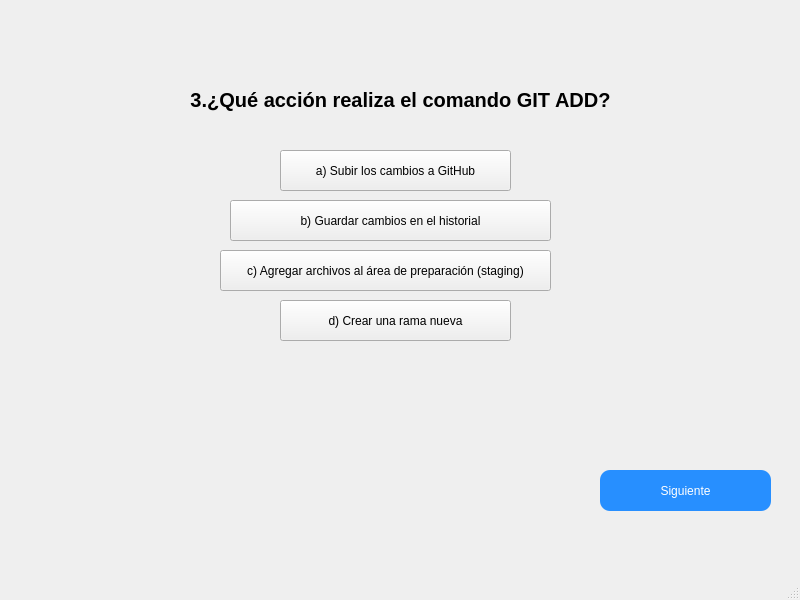
<?xml version="1.0" encoding="UTF-8"?>
<ui version="4.0">
 <class>MainWindow</class>
 <widget class="QMainWindow" name="MainWindow">
  <property name="geometry">
   <rect>
    <x>0</x>
    <y>0</y>
    <width>800</width>
    <height>600</height>
   </rect>
  </property>
  <property name="windowTitle">
   <string>MainWindow</string>
  </property>
  <widget class="QWidget" name="centralwidget">
   <widget class="QPushButton" name="pushButton_6">
    <property name="geometry">
     <rect>
      <x>600</x>
      <y>470</y>
      <width>171</width>
      <height>41</height>
     </rect>
    </property>
    <property name="styleSheet">
     <string notr="true">background-color: rgb(39, 143, 255);


color: rgb(255, 255, 255);


font: 10pt &quot;Arial Rounded MT Bold&quot;;


border-radius: 10px;</string>
    </property>
    <property name="text">
     <string>Siguiente</string>
    </property>
   </widget>
   <widget class="QLabel" name="label_3">
    <property name="geometry">
     <rect>
      <x>80</x>
      <y>-100</y>
      <width>641</width>
      <height>401</height>
     </rect>
    </property>
    <property name="font">
     <font>
      <pointsize>15</pointsize>
      <weight>75</weight>
      <bold>true</bold>
     </font>
    </property>
    <property name="text">
     <string>&lt;html&gt;&lt;head/&gt;&lt;body&gt;&lt;p align=&quot;center&quot;&gt;3.¿Qué acción realiza el comando GIT ADD?&lt;/p&gt;&lt;/body&gt;&lt;/html&gt;</string>
    </property>
   </widget>
   <widget class="QPushButton" name="pushButton_3">
    <property name="geometry">
     <rect>
      <x>220</x>
      <y>250</y>
      <width>331</width>
      <height>41</height>
     </rect>
    </property>
    <property name="text">
     <string>c) Agregar archivos al área de preparación (staging)</string>
    </property>
   </widget>
   <widget class="QPushButton" name="pushButton">
    <property name="geometry">
     <rect>
      <x>280</x>
      <y>150</y>
      <width>231</width>
      <height>41</height>
     </rect>
    </property>
    <property name="text">
     <string>a) Subir los cambios a GitHub</string>
    </property>
   </widget>
   <widget class="QPushButton" name="pushButton_4">
    <property name="geometry">
     <rect>
      <x>230</x>
      <y>200</y>
      <width>321</width>
      <height>41</height>
     </rect>
    </property>
    <property name="text">
     <string>b) Guardar cambios en el historial</string>
    </property>
   </widget>
   <widget class="QPushButton" name="pushButton_5">
    <property name="geometry">
     <rect>
      <x>280</x>
      <y>300</y>
      <width>231</width>
      <height>41</height>
     </rect>
    </property>
    <property name="text">
     <string>d) Crear una rama nueva</string>
    </property>
   </widget>
  </widget>
  <widget class="QMenuBar" name="menubar">
   <property name="geometry">
    <rect>
     <x>0</x>
     <y>0</y>
     <width>800</width>
     <height>26</height>
    </rect>
   </property>
  </widget>
  <widget class="QStatusBar" name="statusbar"/>
 </widget>
 <resources/>
 <connections/>
</ui>
